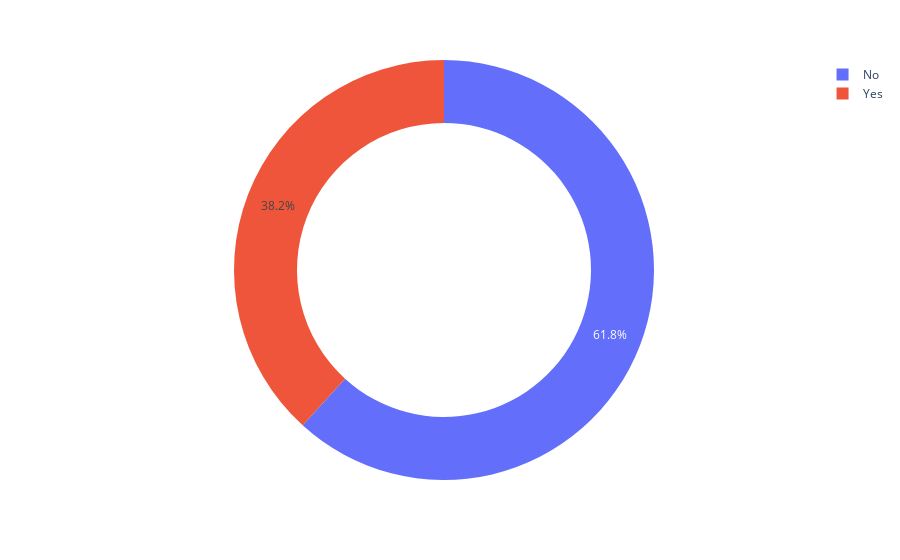

Notebook code cell kept with this figure:
### Code cell
# do smokers tip more or non-smokers
figure = px.pie(data,
               values = "tip",
               names = "smoker",
               hole = 0.7)
figure.show()

### Figure 1 — Plotly figure (JSON) as saved in the notebook; plotly's stock layout.template omitted (floating-point values rounded to 4 significant figures; data arrays with more than 128 entries replaced by an {"elided": "..."} marker saying what was removed)
{"data": [{"domain": {"x": [0, 1], "y": [0, 1]}, "hole": 0.7, "hovertemplate": "smoker=%{label}<br>tip=%{value}<extra></extra>", "labels": {"elided": "244 str values"}, "legendgroup": "", "name": "", "showlegend": true, "type": "pie", "values": {"elided": "244 float values"}}], "layout": {"legend": {"tracegroupgap": 0}, "margin": {"t": 60}}}
